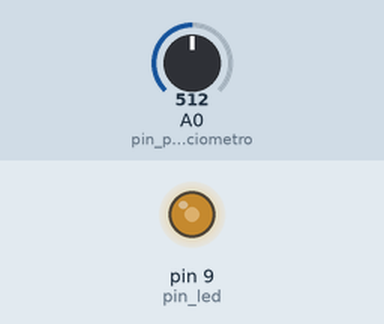
Simulated run of this sketch. Board: Arduino Uno, built with avr-gcc and run on an emulated ATmega328P. Shown: output pins drawn as LEDs (lit = HIGH). The inputs (shaded band) are chosen by the test bench; at power-on: A0 (pin_potenciometro) = 512. What the sketch prints to the serial monitor is not drawn.

Above: at 1.2 s.
1.3 s: A0 (pin_potenciometro) set to 413
At 2.1 s:
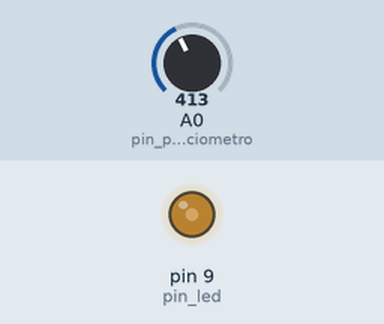
3.3 s: A0 (pin_potenciometro) set to 393
At 4.7 s:
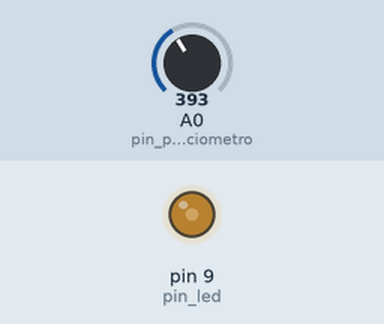
5.1 s: A0 (pin_potenciometro) set to 716
At 6.3 s:
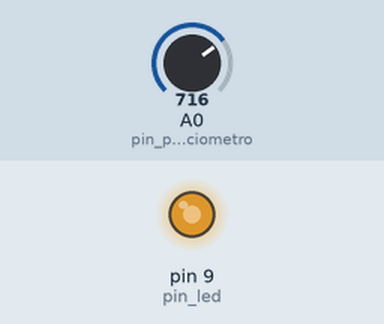
6.6 s: A0 (pin_potenciometro) set to 122
At 7.3 s:
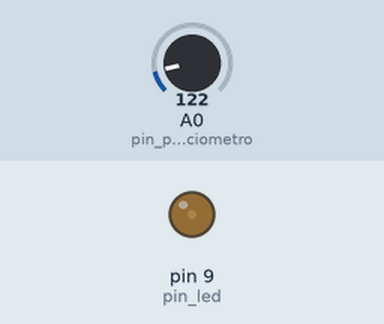
8.1 s: A0 (pin_potenciometro) set to 45
At 8.4 s:
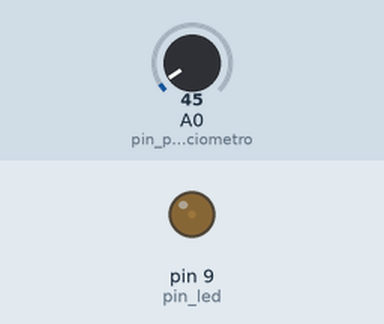
10.2 s: A0 (pin_potenciometro) set to 37
At 11.0 s:
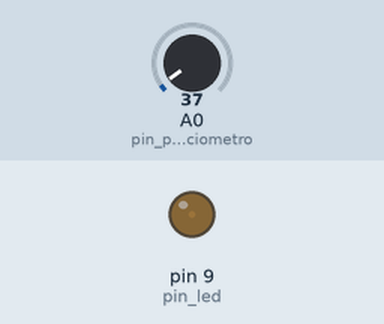
Timing chart, 0 to 13.0 s (numbered marks = the images above; inputs shaded):
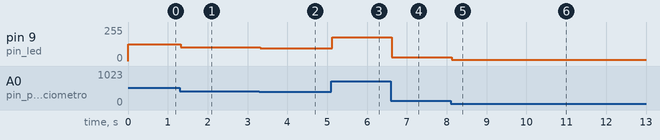

Measured:
- after the input at 1.3 s, pin 9 (pin_led): 127/255 → 102/255 at once
- after the input at 3.3 s, pin 9 (pin_led): 102/255 → 97/255 at once
- after the input at 5.1 s, pin 9 (pin_led): 97/255 → 178/255 at once
- after the input at 6.6 s, pin 9 (pin_led): 178/255 → 30/255 at once
- after the input at 8.1 s, pin 9 (pin_led): 30/255 → 11/255 at once
- after the input at 10.2 s, pin 9 (pin_led): 11/255 → 9/255 at once

The sketch:

IOT_LED_por_POTENCIOMETRO.ino
```cpp
const int pin_led = 9;
const int pin_potenciometro = A0;
int valor;
float tensao;

void setup() {
  Serial.begin(9600);
  pinMode(pin_potenciometro, INPUT);
  pinMode(pin_led, OUTPUT);
}

void loop() {
  valor = analogRead(pin_potenciometro);
  tensao = float(valor)*255/1023;
  Serial.print("Tensao = ");
  Serial.print(tensao);
  analogWrite(pin_led, tensao);
}
```
